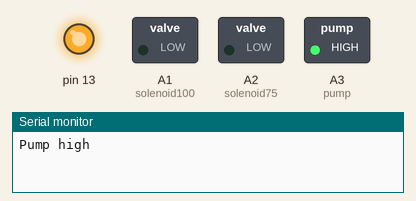
A sketch run on a simulated Arduino Uno, built with avr-gcc and run on an emulated ATmega328P. On the bench: switched loads named in the sketch (green lamp = pin HIGH), output pins drawn as LEDs (lit = HIGH), the last lines printed to the serial monitor.

Above: at 2.5 s.
At 7.5 s:
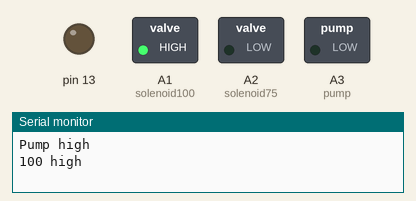
At 12.5 s:
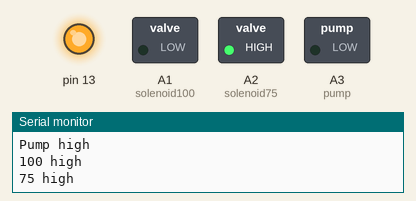
Timing chart, 0 to 19.5 s (numbered marks = the images above):
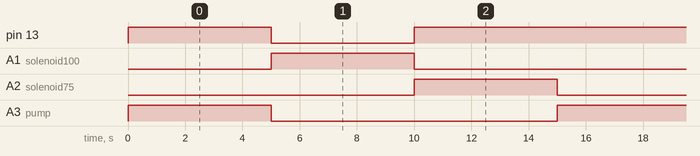

Measured:
- by itself, pin 13: repeats every 15.0 s: LOW 5.0 s, HIGH 10.0 s
- by itself, A1 (solenoid100), A2 (solenoid75), A3 (pump): alternates HIGH for 5.0 s and LOW for 10.0 s
- by itself, everything shown: repeats every 15.0 s, in 4 steps

The sketch:

testclick.ino
```cpp
#define solenoid100 A1
#define solenoid75 A2
#define pump A3

void setup() {
 Serial.begin(9600);
 pinMode(solenoid100, OUTPUT);
 pinMode(solenoid75, OUTPUT);
 pinMode(pump, OUTPUT);
 pinMode(13, OUTPUT);
}


void loop() {
  digitalWrite(pump, HIGH);//red
  Serial.print("Pump high");
  Serial.println();
  digitalWrite(13, HIGH);
 delay(5000);
 digitalWrite(pump, LOW);
  digitalWrite(solenoid100, HIGH);
  Serial.print("100 high");
    Serial.println();
  digitalWrite(13, LOW);
  delay(5000);
  digitalWrite(solenoid100, LOW);
  digitalWrite(solenoid75, HIGH);
  Serial.print("75 high");
    Serial.println();
  digitalWrite(13, HIGH);
  delay(5000);
  digitalWrite(solenoid75, LOW);
  digitalWrite(13, LOW);

}
```
